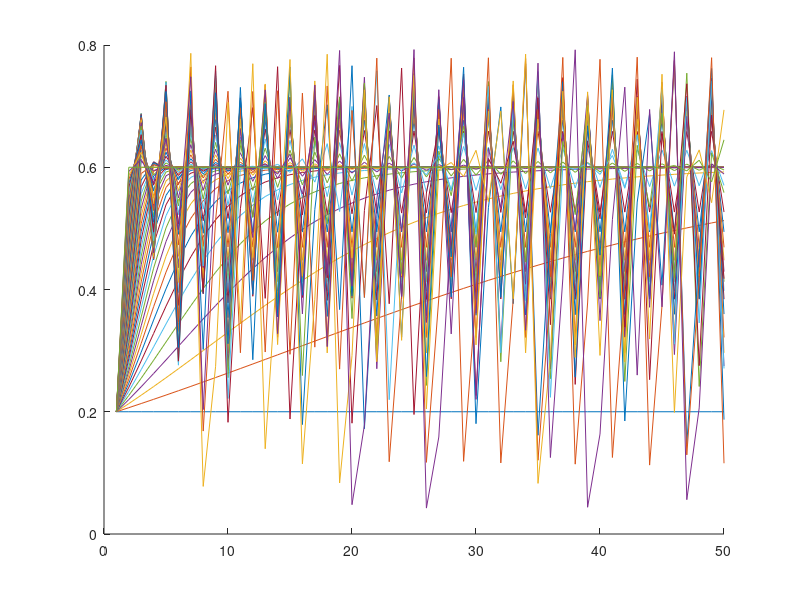
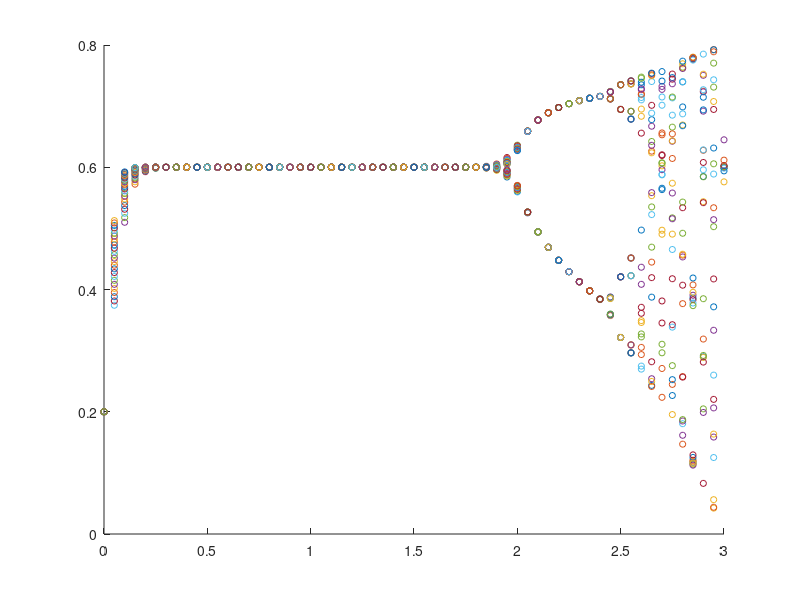

The MATLAB source for these figures, in order:
% How much caffeine is there in the jar?

% n - number of days
% x - fraction of caffeinated 

nMax = 50; % max number of days to simulate

rs = 0:0.05:3;
x = zeros(length(rs),nMax); % fraction caffeinated
K =0.6;
x(:,1) = 0.2; % initial fraction caffeinated

% rs = [0.1, 2.1, 2.5];
% Ks = [0.6, 0.6, 0.6];

for i=1:length(rs)
    r = rs(i);
    for n=2:nMax
        
        x(i, n) = x(i, n-1) + r*(1 - x(i, n-1)/K)*x(i, n-1);
        
    end % finished loop through days
end

% THE MODEL ^
% ------------------------------------------
% THE BEHAVIOR / THE OUTPUT ? 

figure(1); 
hold on;
for i=1:length(rs)
    plot(x(i, :));
end
hold off;

figure(2);
hold on;
for i=1:length(rs)
    p1 = floor(nMax/2);
    p2 = nMax;
    for y=x(i,p1:p2)
        scatter(rs(i), y, 20, "black");
    end
end
hold off;
xlim([rs(1) rs(length(rs))]);